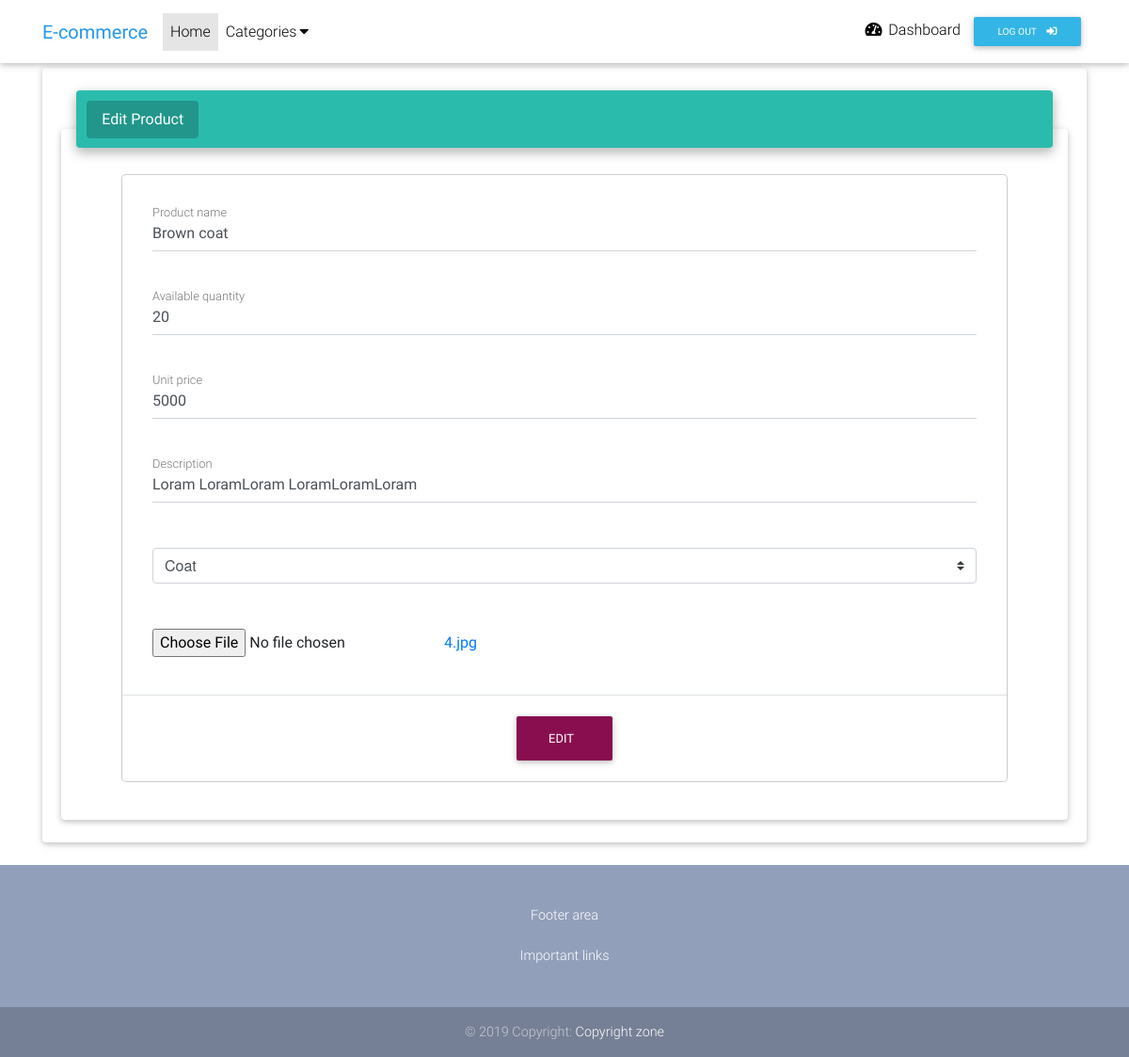
Screenshot of /edit-product/2 (signed in) with the database file from the repository.
### ecommerce/models.py (models this page shows, shortened)
class Product(models.Model):
    name        = models.CharField(max_length=50)
    category    = models.ForeignKey(Category, on_delete=models.CASCADE)
    description = models.TextField()
    price       = models.PositiveIntegerField(default=0)
    quantity    = models.PositiveIntegerField(default=0)
    image       = models.FileField()
    seller      = models.ForeignKey(Profile, on_delete=models.CASCADE)

class Category(models.Model):
    name = models.CharField(max_length=50)
    def __str__(self):
        return self.name

### ecommerce/decorators.py (the view)
        def wrap(request, *args, **kwargs):
            request.role = str(Profile.objects.get(user=request.user).account_type)
            if request.role in allowed_roles:
                return view_func(request, *args, **kwargs)
            else:
                raise PermissionDenied

### ecommerce/context_processors.py (called while the page is built)
def common_context(request):
    cart_items_count = Cart.objects.filter(ordered=False).count
    account_type = None
    try:
        account_type = str(Profile.objects.get(user=request.user).account_type)
    except:
        account_type = None
    context = {
      'account_type': account_type,
      'cart_items_count': cart_items_count,
      'categories': Category.objects.all(),
    }
    return context

### ecommerce/views.py (called while the page is built, shortened)
@login_required(login_url='authentication')
@has_access(['s'])
def seller_edit_product(request, id=None):
    if request.method == "GET":
        product = Product.objects.get(id=id)
        context = {
            'product': product
        }
        return render(request, 'ecommerce/product_edit.html',context)

### ecommerce/templates/ecommerce/product_edit.html (shortened to what this page needs)
{% extends 'ecommerce/_base.html' %}
{% load static %}
{% block content %}
  <main class="mt-5 pt-4">
    <div class="container wow fadeIn">
      <div class="row">
        <div class="col-md-12 mb-4">
          <div class="card">
            <div class="card-body" style="min-height:800px">
              <ul class="nav nav-tabs md-tabs" id="myTabMD" role="tablist">
                <li class="nav-item">
                  <a class="nav-link active" id="home-tab-md" data-toggle="tab" href="#home-md" role="tab" aria-controls="home-md"
                    aria-selected="true">Edit Product</a>
                </li>
              </ul>
              <div class="tab-content card pt-5" id="myTabContentMD">
                <div class="tab-pane fade show active" id="home-md" role="tabpanel" aria-labelledby="home-tab-md">
                  <div id="personal-information">
                      <div class="card-body px-lg-5 pt-0">
                          <form action="{% url 'edit_product' product.id %}" method="post" enctype="multipart/form-data">
                            <div class="modal-content">
                              <div class="modal-body mx-3">
                                <div class="md-form mb-5">
                                  <input type="text" id="form34" value="{{product.name}}" name="name" class="form-control validate" required>
                                  <label data-error="wrong" data-success="right" for="form34">Product name</label>
                                </div>
                                <div class="md-form mb-5">
                                  <input type="number" id="form32" value="{{product.quantity}}" name="quantity" class="form-control validate" required>
                                  <label data-error="wrong" data-success="right" for="form32">Available quantity</label>
                                </div>
                                <div class="md-form mb-5">
                                  <input type="number" id="form32" value="{{product.price}}" name="price" class="form-control validate" required>
                                  <label data-error="wrong" data-success="right" for="form32">Unit price</label>
                                </div>
                                <div class="md-form mb-5">
                                  <input type="text" id="form8" value="{{product.description}}" name="description" class="md-textarea form-control" rows="4" required>
                                  <label data-error="wrong" data-success="right" for="form8">Description</label>
                                </div>
                                <div class="md-form mb-5">
                                   <select class="browser-default custom-select" name="category" required>
                                      <option value="{{product.category.id}}" selected> {{product.category}} </option>
                                    </select>
                                </div>
                                <div class="md-form">
                                      <input type="file" name="image" >
                                      <a href="{% get_media_prefix %}{{product.image}}">{{product.image}}</a>
                                </div>
                              </div>
                              <div class="modal-footer d-flex justify-content-center">
                                <button type="submit" class="btn btn-unique">Edit </button>
                              </div>
                            </div>
                          </form>
                      </div>
                  </div>
                </div>
              </div>
            </div>
          </div>
        </div>
      </div>
    </div>
  </main>
{% endblock %}

### ecommerce/templates/ecommerce/_base.html (style rules this page uses)
html, body, header, .carousel { height: 60vh; }

### rows the page displays
Product: name "Brown coat", quantity "20", price "5000", description "Loram LoramLoram LoramLoramLoram", category "Coat", image "4.jpg"
